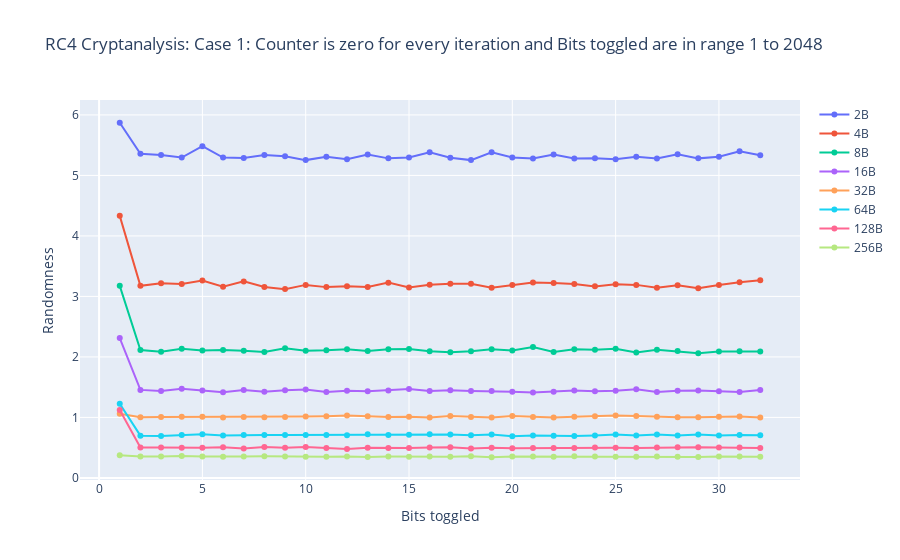

Notebook code cell kept with this figure:
### Markdown cell above
# 4 graphs for 4 cases

### Code cell
fig = go.Figure()
fig.add_trace(go.Scatter(x=df3['bits'], y=df3['2'],
                    mode='lines+markers',
                    name='2B'))
fig.add_trace(go.Scatter(x=df3['bits'], y=df3['4'],
                    mode='lines+markers',
                    name='4B'))
fig.add_trace(go.Scatter(x=df3['bits'], y=df3['8'],
                    mode='lines+markers', name='8B'))
fig.add_trace(go.Scatter(x=df3['bits'], y=df3['16'],
                    mode='lines+markers', name='16B'))
fig.add_trace(go.Scatter(x=df3['bits'], y=df3['32'],
                    mode='lines+markers', name='32B'))
fig.add_trace(go.Scatter(x=df3['bits'], y=df3['64'],
                    mode='lines+markers', name='64B'))
fig.add_trace(go.Scatter(x=df3['bits'], y=df3['128'],
                    mode='lines+markers', name='128B'))
fig.add_trace(go.Scatter(x=df3['bits'], y=df3['256'],
                    mode='lines+markers', name='256B'))


fig.update_layout(title='RC4 Cryptanalysis: Case 1: Counter is zero for every iteration and Bits toggled are in range 1 to 2048',
                   xaxis_title='Bits toggled',
                   yaxis_title='Randomness')


fig.show()

### Figure 1 — Plotly figure (JSON) as saved in the notebook; plotly's stock layout.template omitted (floating-point values rounded to 4 significant figures)
{"data": [{"mode": "lines+markers", "name": "2B", "type": "scatter", "x": [1, 2, 3, 4, 5, 6, 7, 8, 9, 10, 11, 12, 13, 14, 15, 16, 17, 18, 19, 20, 21, 22, 23, 24, 25, 26, 27, 28, 29, 30, 31, 32], "y": [5.871, 5.359, 5.339, 5.296, 5.484, 5.296, 5.289, 5.336, 5.318, 5.253, 5.308, 5.267, 5.346, 5.282, 5.296, 5.384, 5.292, 5.253, 5.381, 5.296, 5.28, 5.347, 5.278, 5.282, 5.267, 5.308, 5.28, 5.35, 5.282, 5.309, 5.4, 5.335]}, {"mode": "lines+markers", "name": "4B", "type": "scatter", "x": [1, 2, 3, 4, 5, 6, 7, 8, 9, 10, 11, 12, 13, 14, 15, 16, 17, 18, 19, 20, 21, 22, 23, 24, 25, 26, 27, 28, 29, 30, 31, 32], "y": [4.331, 3.174, 3.216, 3.205, 3.262, 3.161, 3.248, 3.156, 3.121, 3.19, 3.154, 3.167, 3.154, 3.228, 3.149, 3.191, 3.211, 3.21, 3.143, 3.19, 3.229, 3.222, 3.205, 3.166, 3.202, 3.191, 3.145, 3.186, 3.134, 3.187, 3.236, 3.267]}, {"mode": "lines+markers", "name": "8B", "type": "scatter", "x": [1, 2, 3, 4, 5, 6, 7, 8, 9, 10, 11, 12, 13, 14, 15, 16, 17, 18, 19, 20, 21, 22, 23, 24, 25, 26, 27, 28, 29, 30, 31, 32], "y": [3.175, 2.115, 2.087, 2.134, 2.106, 2.114, 2.101, 2.081, 2.144, 2.103, 2.109, 2.125, 2.097, 2.127, 2.13, 2.093, 2.077, 2.094, 2.127, 2.108, 2.162, 2.081, 2.127, 2.12, 2.136, 2.074, 2.12, 2.097, 2.063, 2.087, 2.094, 2.09]}, {"mode": "lines+markers", "name": "16B", "type": "scatter", "x": [1, 2, 3, 4, 5, 6, 7, 8, 9, 10, 11, 12, 13, 14, 15, 16, 17, 18, 19, 20, 21, 22, 23, 24, 25, 26, 27, 28, 29, 30, 31, 32], "y": [2.312, 1.455, 1.437, 1.473, 1.443, 1.414, 1.453, 1.423, 1.449, 1.461, 1.42, 1.439, 1.433, 1.446, 1.468, 1.435, 1.447, 1.437, 1.436, 1.426, 1.413, 1.424, 1.444, 1.434, 1.441, 1.465, 1.421, 1.439, 1.446, 1.433, 1.42, 1.453]}, {"mode": "lines+markers", "name": "32B", "type": "scatter", "x": [1, 2, 3, 4, 5, 6, 7, 8, 9, 10, 11, 12, 13, 14, 15, 16, 17, 18, 19, 20, 21, 22, 23, 24, 25, 26, 27, 28, 29, 30, 31, 32], "y": [1.06, 1.004, 1.009, 1.01, 1.011, 1.0, 1.005, 1.004, 1.007, 1.015, 1.02, 1.03, 1.019, 1.006, 1.01, 0.9999, 1.021, 1.009, 0.9998, 1.025, 1.009, 0.9969, 1.009, 1.019, 1.033, 1.025, 1.011, 1.002, 1.003, 1.011, 1.013, 1.0]}, {"mode": "lines+markers", "name": "64B", "type": "scatter", "x": [1, 2, 3, 4, 5, 6, 7, 8, 9, 10, 11, 12, 13, 14, 15, 16, 17, 18, 19, 20, 21, 22, 23, 24, 25, 26, 27, 28, 29, 30, 31, 32], "y": [1.227, 0.6986, 0.6912, 0.7096, 0.7228, 0.6998, 0.7105, 0.71, 0.709, 0.7111, 0.711, 0.706, 0.7197, 0.7109, 0.7136, 0.7203, 0.7176, 0.7045, 0.7173, 0.6904, 0.7016, 0.6959, 0.6914, 0.7004, 0.7155, 0.701, 0.7175, 0.7001, 0.7162, 0.699, 0.7108, 0.7063]}, {"mode": "lines+markers", "name": "128B", "type": "scatter", "x": [1, 2, 3, 4, 5, 6, 7, 8, 9, 10, 11, 12, 13, 14, 15, 16, 17, 18, 19, 20, 21, 22, 23, 24, 25, 26, 27, 28, 29, 30, 31, 32], "y": [1.123, 0.5017, 0.5046, 0.4977, 0.4999, 0.5047, 0.4864, 0.5099, 0.4985, 0.5104, 0.4956, 0.4788, 0.4987, 0.4924, 0.4938, 0.503, 0.5075, 0.4881, 0.4995, 0.4898, 0.4923, 0.4925, 0.4958, 0.5034, 0.4987, 0.4948, 0.5006, 0.5061, 0.5082, 0.5014, 0.5035, 0.4962]}, {"mode": "lines+markers", "name": "256B", "type": "scatter", "x": [1, 2, 3, 4, 5, 6, 7, 8, 9, 10, 11, 12, 13, 14, 15, 16, 17, 18, 19, 20, 21, 22, 23, 24, 25, 26, 27, 28, 29, 30, 31, 32], "y": [0.3751, 0.3526, 0.3537, 0.3639, 0.3544, 0.3501, 0.3554, 0.3567, 0.352, 0.3499, 0.3492, 0.3527, 0.3462, 0.3528, 0.3495, 0.3531, 0.3515, 0.3589, 0.3415, 0.3542, 0.3528, 0.3506, 0.3585, 0.3552, 0.3482, 0.3482, 0.3558, 0.3494, 0.3476, 0.3544, 0.3548, 0.3513]}], "layout": {"title": {"text": "RC4 Cryptanalysis: Case 1: Counter is zero for every iteration and Bits toggled are in range 1 to 2048"}, "xaxis": {"title": {"text": "Bits toggled"}}, "yaxis": {"title": {"text": "Randomness"}}}}
